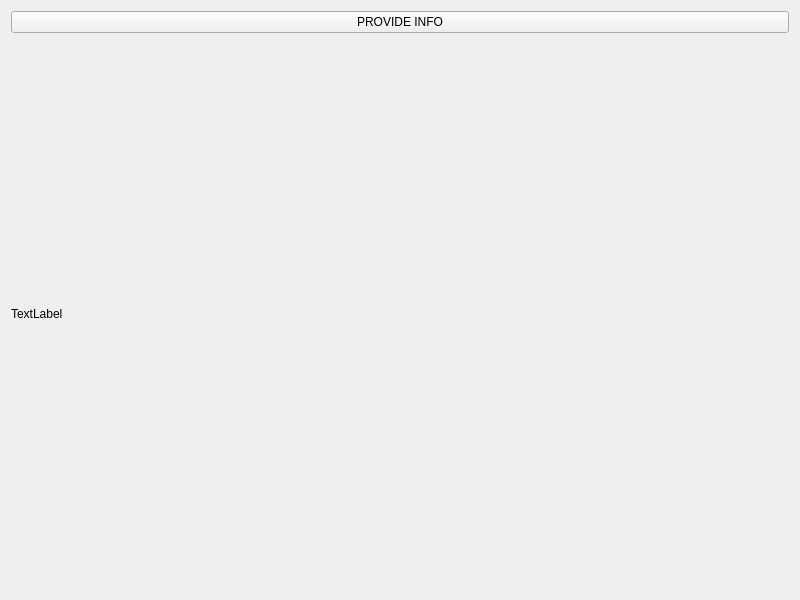
<?xml version="1.0" encoding="UTF-8"?>
<ui version="4.0">
 <class>Widget</class>
 <widget class="QWidget" name="Widget">
  <property name="geometry">
   <rect>
    <x>0</x>
    <y>0</y>
    <width>800</width>
    <height>600</height>
   </rect>
  </property>
  <property name="windowTitle">
   <string>Widget</string>
  </property>
  <layout class="QVBoxLayout" name="verticalLayout">
   <item>
    <widget class="QPushButton" name="ProvideInfopushButton">
     <property name="text">
      <string>PROVIDE INFO</string>
     </property>
    </widget>
   </item>
   <item>
    <widget class="QLabel" name="infolabel">
     <property name="text">
      <string>TextLabel</string>
     </property>
     <property name="wordWrap">
      <bool>true</bool>
     </property>
    </widget>
   </item>
  </layout>
 </widget>
 <resources/>
 <connections/>
</ui>
